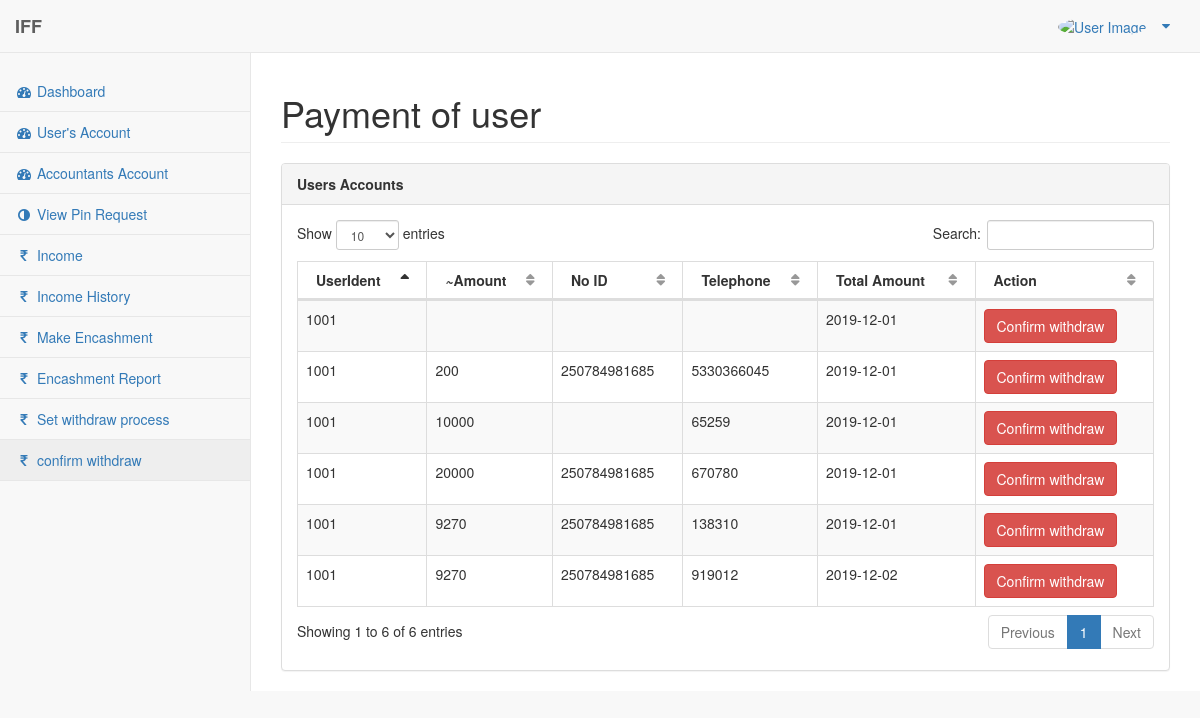
The app's page /admin/withdraw.php (signed in) with its own data.
### tables this page shows
CREATE TABLE `withdraw` (
  `id` int(11) NOT NULL,
  `userident` varchar(255) NOT NULL,
  `amount` varchar(255) NOT NULL,
  `telephone` varchar(255) NOT NULL,
  `created_at` varchar(255) NOT NULL,
  `status` varchar(255) NOT NULL DEFAULT 'no',
  `transactionid` varchar(255) NOT NULL,
  `fullname` varchar(234) NOT NULL,
  `receivedamount` varchar(234) NOT NULL DEFAULT '0'
);

### admin/withdraw.php (the view, shortened to what this page needs)
<?php
    require_once 'php-includes/config.php';
?>
<!DOCTYPE html>
<html lang="en">
<head>
    <link href="../vendor/bootstrap/css/bootstrap.min.css" rel="stylesheet">
    <link href="../vendor/metisMenu/metisMenu.min.css" rel="stylesheet">
    <link href="../vendor/datatables-plugins/dataTables.bootstrap.css" rel="stylesheet">
    <link href="../vendor/datatables-responsive/dataTables.responsive.css" rel="stylesheet">
    <link href="../dist/css/sb-admin-2.css" rel="stylesheet">
    <link href="../vendor/font-awesome/css/font-awesome.min.css" rel="stylesheet" type="text/css">
</head>
<body>
    <div id="wrapper">
        <?php include 'php-includes/menu.php'; ?>
        <div id="page-wrapper">
            <div class="row">
                <div class="col-lg-12">
                    <h1 class="page-header">Payment of user</h1>
                </div>
            </div>
            <div class="row">
                <div class="col-lg-12">
                    <div class="panel panel-default">
                        <div class="panel-heading">
                            <b>Users Accounts</b>
                        </div>
                        <div class="panel-body">
                            <table width="100%" class="table table-striped table-bordered table-hover"
                                id="dataTables-example">
                                <thead>
                                    <tr>
                                        <th>UserIdent</th>
                                        <th>~Amount</th>
                                        <th>No ID</th>
                                        <th>Telephone</th>
                                        <th>Total Amount</th>
                                        <th>Action</th>
                                    </tr>
                                </thead>
                                <tbody>
                                    <?php
                                        $result = $dbh->prepare("SELECT * from withdraw  where status='no' order by id ASC");
                                        $result->execute();
                                        while ($row = $result->fetch(PDO::FETCH_ASSOC)) {
                                          ?>
                                            <tr>
                                            <td><?php echo $row['userident']?></td>
                                            <td><?php echo $row['amount']?></td>
                                            <td><?php echo $row['telephone']?></td>
                                             <td><?php echo $row['transactionid']?></td>
                                              <td><?php echo $row['created_at']?></td>
                                           <td><a href="confirmwithdraw.php?id=<?php echo $row['id']; ?>"  class='btn btn-danger'>Confirm withdraw</a></td>
                                           </tr>
                                           <?php
                                        }
                                    ?>
                                </tbody>
                            </table>
                        </div>
                    </div>
                </div>
            </div>
        </div>
</body>
</html>

### records on screen
withdraw: userident "1001", created_at "2019-12-01"
withdraw: userident "1001", amount "200", telephone "250784981685", transactionid "5330366045", created_at "2019-12-01"
withdraw: userident "1001", amount "10000", transactionid "65259", created_at "2019-12-01"
withdraw: userident "1001", amount "20000", telephone "250784981685", transactionid "670780", created_at "2019-12-01"
withdraw: userident "1001", amount "9270", telephone "250784981685", transactionid "138310", created_at "2019-12-01"
withdraw: userident "1001", amount "9270", telephone "250784981685", transactionid "919012", created_at "2019-12-02"
